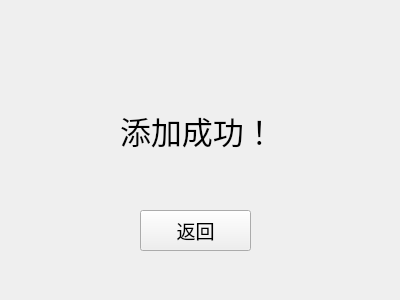
<?xml version="1.0" encoding="UTF-8"?>
<ui version="4.0">
 <class>addsuccess</class>
 <widget class="QWidget" name="addsuccess">
  <property name="geometry">
   <rect>
    <x>0</x>
    <y>0</y>
    <width>400</width>
    <height>300</height>
   </rect>
  </property>
  <property name="windowTitle">
   <string>Form</string>
  </property>
  <widget class="QLabel" name="label">
   <property name="geometry">
    <rect>
     <x>120</x>
     <y>90</y>
     <width>191</width>
     <height>81</height>
    </rect>
   </property>
   <property name="font">
    <font>
     <pointsize>23</pointsize>
    </font>
   </property>
   <property name="text">
    <string>添加成功！</string>
   </property>
  </widget>
  <widget class="QPushButton" name="pushButton">
   <property name="geometry">
    <rect>
     <x>140</x>
     <y>210</y>
     <width>111</width>
     <height>41</height>
    </rect>
   </property>
   <property name="font">
    <font>
     <pointsize>14</pointsize>
    </font>
   </property>
   <property name="text">
    <string>返回</string>
   </property>
  </widget>
  <widget class="QLabel" name="label_2">
   <property name="geometry">
    <rect>
     <x>1</x>
     <y>-6</y>
     <width>401</width>
     <height>311</height>
    </rect>
   </property>
   <property name="text">
    <string/>
   </property>
  </widget>
  <zorder>label_2</zorder>
  <zorder>label</zorder>
  <zorder>pushButton</zorder>
 </widget>
 <resources/>
 <connections/>
</ui>
